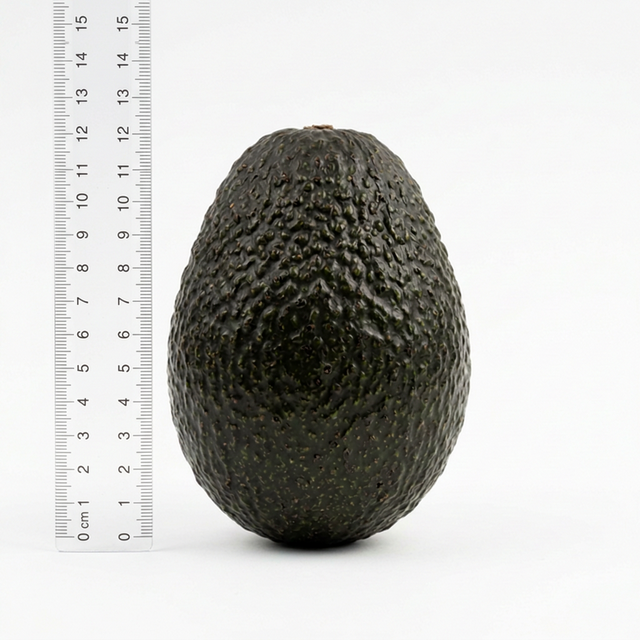
#> input picture en/week3/images/avocado_front_view.png, 640 x 640 px
$ python step3_3d_visualization.py
#> lines starting #> are read from the running program, lines starting #| are printed output that depends on the picture; after the words box and inside, x2 and y2 are one past the last pixel; in counts of white or black regions, pixels touching at a corner belong together
### en/week3/avocado_profile.py
"""
avocado_profile.py — Automatic Profile Extraction from Avocado Reference Image
===============================================================================
Uses OpenCV to detect the contour from avocado_front_view.png and extract
the lengthwise radius profile data.

Dependencies: pip install opencv-python numpy scipy
"""
import cv2
import numpy as np
import os


# Avocado total length from textbook Example 3-3 [cm]
AVOCADO_LENGTH_CM = 10.85


def _imread_unicode(filepath):
    """
    Load image from paths containing Unicode characters (e.g., Korean).
    cv2.imread() on Windows does not support non-ASCII paths,
    so we use numpy + cv2.imdecode as a workaround.
    """
#> called with filepath = 'en/week3/images/avocado_front_view.png'
    try:
        with open(filepath, 'rb') as f:
            buf = np.frombuffer(f.read(), dtype=np.uint8)
        img = cv2.imdecode(buf, cv2.IMREAD_COLOR)
#> img is the input picture: shape (640, 640, 3); mean B, G, R 194.9, 197.7, 197.9
        return img
    except Exception:
        return None


def extract_profile(image_path=None, n_dense=200):
    """
    Load the avocado image and extract contour-based profile data.

    Parameters
    ----------
    image_path : str, optional
        Path to image file. If None, auto-searches images/avocado_front_view.png
    n_dense : int
        Number of dense profile samples (default 200)

    Returns
    -------
    dict
        x_points, r_points   : Points for spline fitting (~15, reinforced at ends)
        x_textbook, r_textbook : Textbook measurement points (6)
        x_dense, r_dense     : Dense profile (n_dense points)
        image                 : Original image (BGR)
        contour               : Detected avocado contour
        scale                 : Pixel-to-cm conversion factor
        from_image            : Whether image processing succeeded
    """
    if image_path is None:
        script_dir = os.path.dirname(os.path.abspath(__file__))
        image_path = os.path.join(script_dir, 'images', 'avocado_front_view.png')

    image = _imread_unicode(image_path)
    if image is None:
        print(f"[WARNING] Image not found: {image_path}")
        print("[FALLBACK] Using textbook Example 3-3 data.")
        return _fallback_data()

    print(f"[INFO] Image loaded: {image_path}")
    print(f"       Size: {image.shape[1]} x {image.shape[0]} px")
#|        Size: 640 x 640 px

    try:
        result = _process_image(image, n_dense)
        print(f"[INFO] Profile extraction successful -- Length: {result['x_points'][-1]:.2f} cm, "
              f"Max radius: {result['r_points'].max():.3f} cm")
        return result
    except Exception as e:
        print(f"[WARNING] Image processing failed ({e})")
        print("[FALLBACK] Using textbook Example 3-3 data.")
        return _fallback_data()


def _process_image(image, n_dense):
    """OpenCV-based image processing pipeline."""
#> called with n_dense = 200
    h_img, w_img = image.shape[:2]
#> h_img = 640; w_img = 640

    # 1) Grayscale + Gaussian blur
    gray = cv2.cvtColor(image, cv2.COLOR_BGR2GRAY)
    blurred = cv2.GaussianBlur(gray, (7, 7), 0)

    # 2) Otsu binarization (bright background → invert)
    _, binary = cv2.threshold(blurred, 0, 255,
                              cv2.THRESH_BINARY_INV + cv2.THRESH_OTSU)
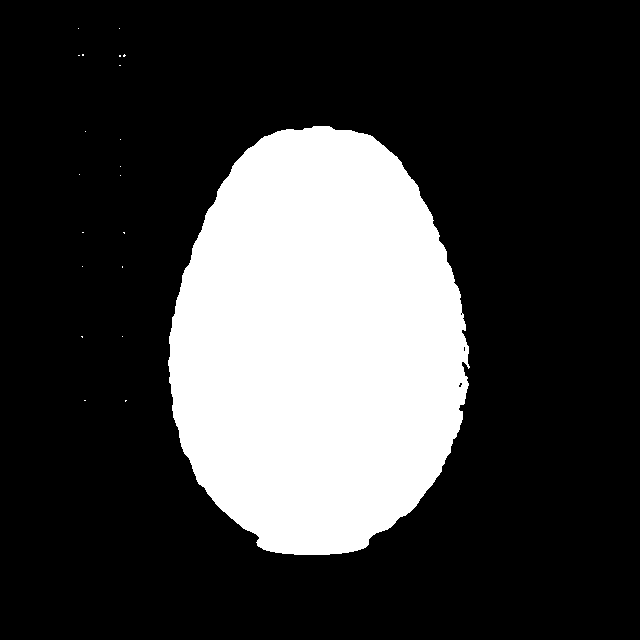
#> binary: shape (640, 640); 24.4% white; 21 white regions (20 under 20 px), largest, box (x1, y1, x2, y2) and area: (168, 126, 470, 555) 100027

    # 3) Morphological operations: noise removal & object connection
    kernel = cv2.getStructuringElement(cv2.MORPH_ELLIPSE, (9, 9))
    binary = cv2.morphologyEx(binary, cv2.MORPH_CLOSE, kernel, iterations=3)
#> binary: shape (640, 640); 24.5% white; 19 white regions (17 under 20 px), largest, box (x1, y1, x2, y2) and area: (168, 126, 470, 555) 100239, (119, 54, 126, 66) 36
    binary = cv2.morphologyEx(binary, cv2.MORPH_OPEN, kernel, iterations=2)
#> binary: shape (640, 640); 24.5% white; 1 white region

    # 4) Contour detection
    contours, _ = cv2.findContours(binary, cv2.RETR_EXTERNAL,
                                   cv2.CHAIN_APPROX_NONE)
#> contours = 1 contour; box (x1, y1, x2, y2) and area: (168, 126, 469, 555) 99677

    # Filter by area (> 1% of total image)
    min_area = h_img * w_img * 0.01
#> min_area = 4096
    valid = [c for c in contours if cv2.contourArea(c) > min_area]
#> valid has the same summary as contours
    if not valid:
        raise ValueError("No valid contours found")

    # Largest contour = avocado
    avocado = max(valid, key=cv2.contourArea)
#> avocado = contour of 1070 points, box (x1, y1, x2, y2) (168, 126, 469, 555), area 99677
    bx, by, bw, bh = cv2.boundingRect(avocado)
#> bx = 168; by = 126; bw = 301; bh = 429
    pts = avocado.reshape(-1, 2)
#> pts = 1070 pairs, first value 168 to 468, second value 126 to 554

    # 5) Orientation detection & scale calculation
    if bh >= bw:
        # Vertical — length axis along Y
        length_px = bh
#> length_px = 429
        scale = AVOCADO_LENGTH_CM / length_px
#> scale = 0.0253
        positions = np.linspace(by, by + bh, n_dense)
#> positions = 200 values from 126 to 555
        radii_px = _extract_widths(pts, positions, axis='y',
                                   tol=max(3, bh * 0.015))
#> after the loop in _extract_widths, `for pos in positions:`: radii = 200 values, max 150 at index 106, min 41 at index 0, mean 119.3
#> radii_px has the same summary as radii in _extract_widths
        x_cm = (positions - by) * scale
#> x_cm = 200 values from 0 to 10.85
    else:
        # Horizontal — length axis along X
        length_px = bw
        scale = AVOCADO_LENGTH_CM / length_px
        positions = np.linspace(bx, bx + bw, n_dense)
        radii_px = _extract_widths(pts, positions, axis='x',
                                   tol=max(3, bw * 0.015))
        x_cm = (positions - bx) * scale

    r_cm = np.array(radii_px) * scale
#> r_cm = 200 values, max 3.79 at index 106, min 1.04 at index 0, mean 3.02

    # 6) Smoothing + correction
    from scipy.ndimage import uniform_filter1d
    r_cm = uniform_filter1d(r_cm, size=9)
#> r_cm = 200 values, max 3.79 at index 109, min 1.29 at index 0, mean 3.02
    r_cm = np.maximum(r_cm, 0)
    r_cm[0] = 0
    r_cm[-1] = 0

    # 7) Sample 6 key points matching textbook measurement positions
    textbook_ratios = np.array([0, 1.0, 5.0, 6.5, 8.0, 10.85]) / AVOCADO_LENGTH_CM
    textbook_x = textbook_ratios * x_cm[-1]
#> textbook_x = [0, 1, 5, 6.5, 8, 10.85]
    textbook_r = np.interp(textbook_x, x_cm, r_cm)
#> textbook_r = [0, 2.23, 3.72, 3.76, 3.49, 0]
    textbook_r[0] = 0
    textbook_r[-1] = 0

    # 8) Points for spline fitting: evenly spaced + reinforced near ends
    #    Using only 6 points causes spline overshoot due to wide spacing,
    #    so we provide sufficient points for accurate interpolation.
    n_spline = 15
    spline_x = np.linspace(0, x_cm[-1], n_spline)
    # Add extra points near endpoints (tapering reinforcement)
    extra_near_start = np.array([x_cm[-1] * 0.02, x_cm[-1] * 0.05])
#> extra_near_start = [0.217, 0.542]
    extra_near_end = np.array([x_cm[-1] * 0.95, x_cm[-1] * 0.98])
#> extra_near_end = [10.31, 10.63]
    spline_x = np.unique(np.sort(np.concatenate([spline_x, extra_near_start, extra_near_end])))
#> spline_x = 19 values from 0 to 10.85
    spline_r = np.interp(spline_x, x_cm, r_cm)
#> spline_r = 19 values, max 3.78 at index 10, min 0 at index 0, mean 2.5
    spline_r[0] = 0
    spline_r[-1] = 0

    return {
        'x_points': spline_x,
        'r_points': spline_r,
        'x_textbook': textbook_x,
        'r_textbook': textbook_r,
        'x_dense': x_cm,
        'r_dense': r_cm,
        'image': image,
        'contour': avocado,
        'binary': binary,
        'scale': scale,
        'bbox': (bx, by, bw, bh),
        'from_image': True,
    }


def _extract_widths(pts, positions, axis, tol):
    """Extract half-width (radius) at each position from contour points."""
    radii = []
    for pos in positions:
        if axis == 'y':
            mask = np.abs(pts[:, 1] - pos) < tol
            nearby = pts[mask]
            if len(nearby) >= 2:
                radii.append((nearby[:, 0].max() - nearby[:, 0].min()) / 2.0)
            else:
                radii.append(0)
        else:
            mask = np.abs(pts[:, 0] - pos) < tol
            nearby = pts[mask]
            if len(nearby) >= 2:
                radii.append((nearby[:, 1].max() - nearby[:, 1].min()) / 2.0)
            else:
                radii.append(0)
    return radii


# [18 lines left out: function _fallback_data, not called in this run]


# === Test when run directly ===
# [8 lines that do not run on import are left out]

### en/week3/step3_3d_visualization.py
"""
step3_3d_visualization.py — Image-Based 3D Surface Reconstruction & Visualization
===================================================================================
Reconstructs a 3D solid of revolution from the image-extracted avocado profile
and displays volume/surface area results alongside the original image.

Run: python step3_3d_visualization.py
Dependencies: pip install numpy scipy matplotlib opencv-python
"""
import numpy as np
from scipy.interpolate import CubicSpline
from scipy.integrate import simpson
import matplotlib.pyplot as plt
import cv2
from mpl_toolkits.mplot3d import Axes3D

# ============================================================
# Step 3-A: Load Profile Data from Avocado Image
# ============================================================
from avocado_profile import extract_profile

data = extract_profile()
#> in extract_profile, `result = _process_image(image, n_dense)`: result = 12 items
#| [INFO] Profile extraction successful -- Length: 10.85 cm, Max radius: 3.783 cm
#> data = 12 items
x_points = data['x_points']      # Points for spline fitting (~15+)
#> x_points = 19 values from 0 to 10.85
r_points = data['r_points']
#> r_points has the same summary as spline_r in _process_image
x_textbook = data['x_textbook']   # Textbook reference points (6)
#> x_textbook = [0, 1, 5, 6.5, 8, 10.85]
r_textbook = data['r_textbook']
#> r_textbook = [0, 2.23, 3.72, 3.76, 3.49, 0]

source = 'Image-based' if data['from_image'] else 'Textbook data'
#> source = 'Image-based'

cs = CubicSpline(x_points, r_points, bc_type='natural')
L = x_points[-1]
#> L = 10.85

x_new = np.linspace(0, L, 100)
#> x_new = 100 values from 0 to 10.85
r_new = cs(x_new)
#> r_new = 100 values, max 3.79 at index 54, min -1.11e-16 at index 99, mean 2.98
r_new = np.maximum(r_new, 0)
#> r_new = 100 values, max 3.79 at index 54, min 0 at index 0, mean 2.98

# ============================================================
# Step 3-B: Volume & Surface Area Calculation
# ============================================================
areas = np.pi * (r_new ** 2)
#> areas = 100 values, max 45.09 at index 54, min 0 at index 0, mean 30.05
volume = simpson(areas, x=x_new)
#> volume = 329.4

dr_dx = cs(x_new, 1)
#> dr_dx = 100 values, max 7.96 at index 0, min -7.77 at index 99, mean 0.000975
surface_integrand = 2 * np.pi * r_new * np.sqrt(1 + dr_dx ** 2)
#> surface_integrand = 100 values, max 41.16 at index 2, min 0 at index 0, mean 21.71
surface_area = simpson(surface_integrand, x=x_new)
#> surface_area = 238.9

print("=" * 50)
print(f"Avocado 3D Reconstruction Results [{source}]")
#| Avocado 3D Reconstruction Results [Image-based]
print("=" * 50)
print(f"  Estimated Volume       : {volume:.2f} cm³")
#|   Estimated Volume       : 329.38 cm³
print(f"  Estimated Surface Area : {surface_area:.2f} cm²")
#|   Estimated Surface Area : 238.90 cm²
print(f"  Specific Surface       : {surface_area / volume:.4f} cm⁻¹")
#|   Specific Surface       : 0.7253 cm⁻¹
print("=" * 50)

# ============================================================
# Step 3-C: 3D Mesh Generation
# ============================================================
theta = np.linspace(0, 2 * np.pi, 50)
X, THETA = np.meshgrid(x_new, theta)
R = cs(X)
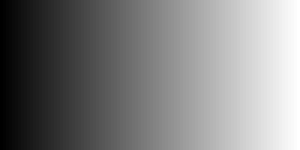
#> X: shape (50, 100) float64 (shown 3 times larger); min 0, max 10.85, mean 5.42; drawn with min black and max white
R = np.maximum(R, 0)
Y = R * np.cos(THETA)
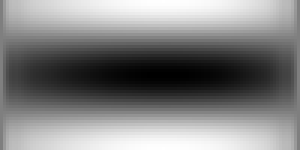
#> Y: shape (50, 100) float64 (shown 3 times larger); min -3.78, max 3.79, mean 0.0596; drawn with min black and max white
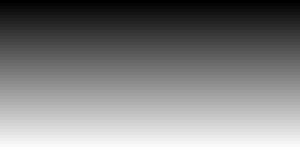
#> THETA: shape (50, 100) float64 (shown 3 times larger); min 0, max 6.28, mean 3.14; drawn with min black and max white
Z = R * np.sin(THETA)
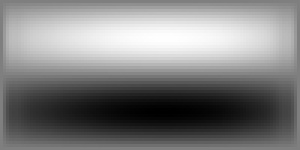
#> Z: shape (50, 100) float64 (shown 3 times larger); min -3.79, max 3.79, mean -1.82e-16; drawn with min black and max white

# ============================================================
# Step 3-D: Visualization (Original Image + 3D + 2D Profile)
# ============================================================
if data['from_image'] and data['image'] is not None:
    fig = plt.figure(figsize=(18, 6))

    # [Left] Original image + contour
    ax0 = fig.add_subplot(131)
    img_rgb = cv2.cvtColor(data['image'], cv2.COLOR_BGR2RGB)
    img_show = img_rgb.copy()
    cv2.drawContours(img_show, [data['contour']], -1, (255, 0, 0), 3)
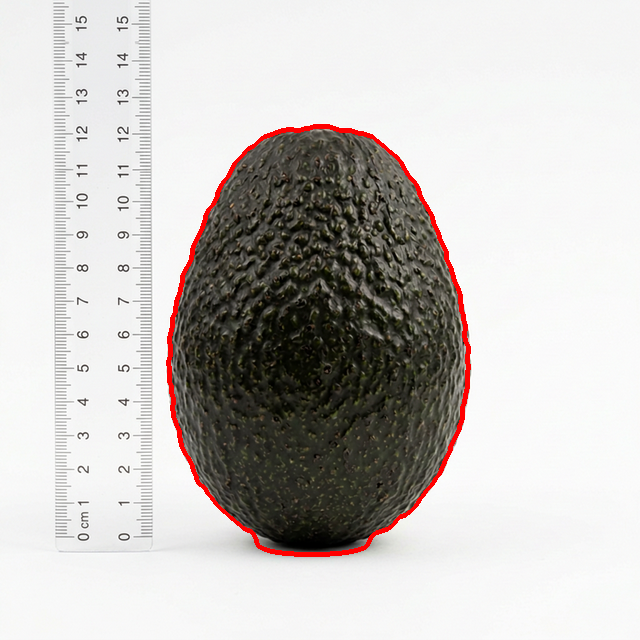
#> img_show: shape (640, 640, 3); mean R, G, B 199.4, 195.9, 193.2
    ax0.imshow(img_show)
    ax0.set_title('Input Image', fontsize=12)
    ax0.axis('off')

    # [Center] 3D surface
    ax1 = fig.add_subplot(132, projection='3d')
    ax1.plot_surface(X, Y, Z, cmap='YlGn', alpha=0.8, edgecolor='none')
    ax1.set_xlabel('Length x [cm]')
    ax1.set_ylabel('Y [cm]')
    ax1.set_zlabel('Z [cm]')
    ax1.set_title(f'3D Reconstruction\nV={volume:.1f} cm³', fontsize=11)
    ax1.set_box_aspect([2, 1, 1])

    # [Right] 2D cross-section
    ax2 = fig.add_subplot(133)
    ax2.fill_between(x_new, r_new, -r_new, alpha=0.3, color='green',
                     label='Revolution cross-section')
    ax2.plot(x_new, r_new, 'g-', linewidth=2)
    ax2.plot(x_new, -r_new, 'g-', linewidth=2)
    ax2.plot(x_textbook, r_textbook, 'ro', markersize=8, label='Sample points')
    ax2.plot(x_textbook, -r_textbook, 'ro', markersize=8)
    for xp in x_textbook:
        ax2.axvline(x=xp, color='gray', linestyle='--', alpha=0.3)
#> this loop made 6 passes
#> xp on passes 3 to 6: 5, 6.5, 8, 10.85
    ax2.set_xlabel('Length x [cm]')
    ax2.set_ylabel('Radius r [cm]')
    ax2.set_title(f'2D Profile (S={surface_area:.1f} cm²)', fontsize=11)
    ax2.legend()
    ax2.grid(True, alpha=0.3)
    ax2.set_aspect('equal')

    plt.suptitle('Step 3: Image → Profile → 3D Solid of Revolution',
                 fontsize=14, fontweight='bold')
    plt.tight_layout()
    plt.show()
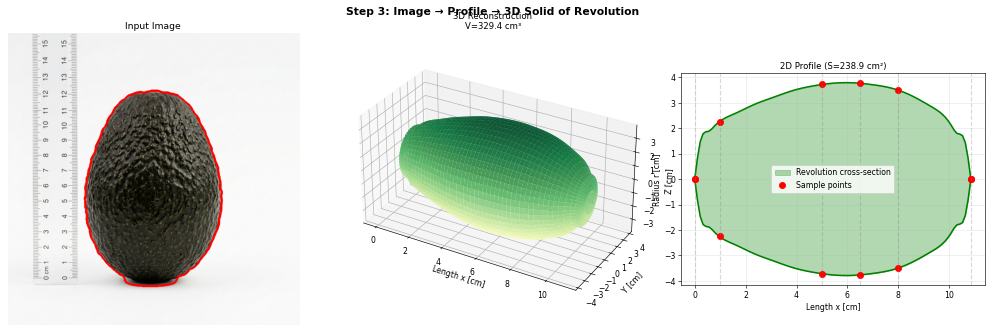
#> figure drawn by matplotlib, 3 panels; panel 3: curve peaks at x = 5.92, y = 3.79; panel 3: curve peaks at x = 0, y = 0

else:
    fig = plt.figure(figsize=(14, 5))

    ax1 = fig.add_subplot(121, projection='3d')
    ax1.plot_surface(X, Y, Z, cmap='YlGn', alpha=0.8, edgecolor='none')
    ax1.set_xlabel('Length x [cm]')
    ax1.set_ylabel('Y [cm]')
    ax1.set_zlabel('Z [cm]')
    ax1.set_title(f'Reconstructed 3D Avocado\nV = {volume:.1f} cm³, S = {surface_area:.1f} cm²')
    ax1.set_box_aspect([2, 1, 1])

    ax2 = fig.add_subplot(122)
    ax2.fill_between(x_new, r_new, -r_new, alpha=0.3, color='green',
                     label='Revolution cross-section')
    ax2.plot(x_new, r_new, 'g-', linewidth=2)
    ax2.plot(x_new, -r_new, 'g-', linewidth=2)
    ax2.plot(x_textbook, r_textbook, 'ro', markersize=8, label='Sample points')
    ax2.plot(x_textbook, -r_textbook, 'ro', markersize=8)
    for xp in x_textbook:
        ax2.axvline(x=xp, color='gray', linestyle='--', alpha=0.3)
    ax2.set_xlabel('Length x [cm]')
    ax2.set_ylabel('Radius r [cm]')
    ax2.set_title('2D Profile Cross-section')
    ax2.legend()
    ax2.grid(True, alpha=0.3)
    ax2.set_aspect('equal')

    plt.tight_layout()
    plt.show()
